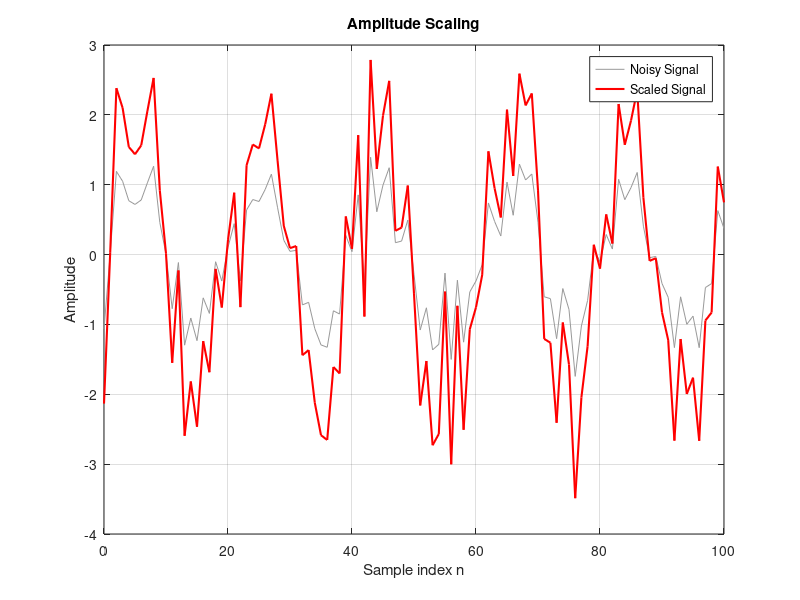
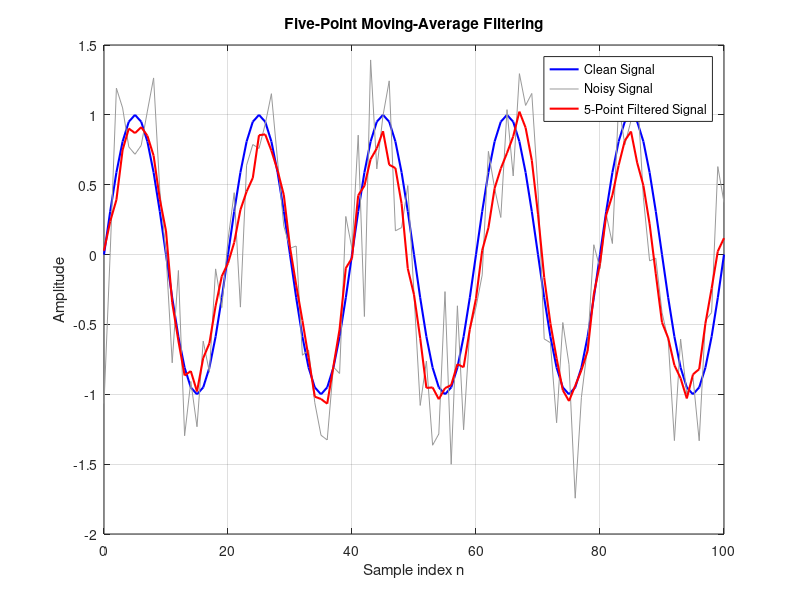
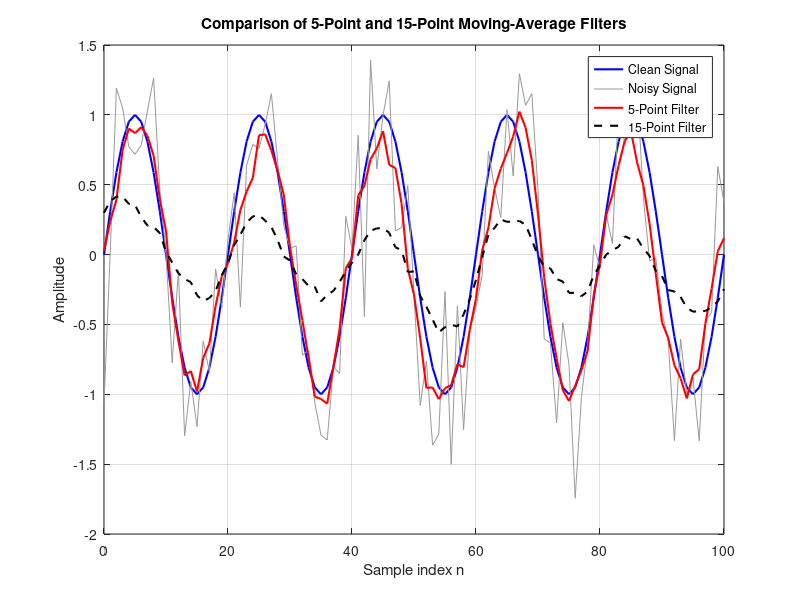
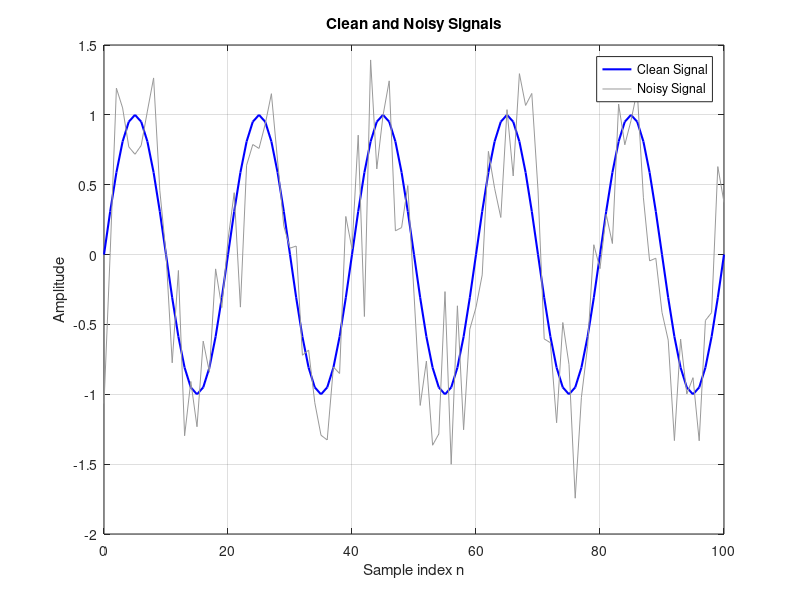

The MATLAB script that drew these images, in order:
clear;
close all;
clc;

% Use the same random noise each time
rng(1);

%% Create a clean discrete-time signal

n = 0:100;
clean = sin(0.1*pi*n);

%% Add noise

noise = 0.4*randn(size(n));
measured = clean + noise;

%% Display the clean and noisy signals

figure;

plot(n,clean,'b','LineWidth',1.5);
hold on;
plot(n,measured,'Color',[0.6 0.6 0.6]);

grid on;
xlabel('Sample index n');
ylabel('Amplitude');
title('Clean and Noisy Signals');
legend('Clean Signal','Noisy Signal');%% Task 1: Amplitude Scaling

scaled = 2 * measured;

figure;

plot(n,measured,'Color',[0.6 0.6 0.6]);
hold on;
plot(n,scaled,'r','LineWidth',1.5);

grid on;
xlabel('Sample index n');
ylabel('Amplitude');
title('Amplitude Scaling');
legend('Noisy Signal','Scaled Signal');

saveas(gcf,'signal_operations.png');
%% Task 2: Signal Delay

delay = 5;

delayed = [zeros(1,delay), measured];

n_measured = 0:length(measured)-1;
n_delayed = 0:length(delayed)-1;

figure;

plot(n_measured,measured,'Color',[0.6 0.6 0.6]);
hold on;
plot(n_delayed,delayed,'r','LineWidth',1.5);

grid on;
xlabel('Sample index n');
ylabel('Amplitude');
title('Signal Delay by 5 Samples');
legend('Original Noisy Signal','Delayed Signal');
%% Task 3: Five-Point Moving-Average Filter

h5 = ones(1,5)/5;

filtered5 = conv(measured,h5,'same');

figure;

plot(n,clean,'b','LineWidth',1.5);
hold on;
plot(n,measured,'Color',[0.6 0.6 0.6]);
plot(n,filtered5,'r','LineWidth',1.5);

grid on;
xlabel('Sample index n');
ylabel('Amplitude');
title('Five-Point Moving-Average Filtering');
legend('Clean Signal','Noisy Signal','5-Point Filtered Signal');

saveas(gcf,'noise_filtering.png');
%% Task 4: Compare 5-Point and 15-Point Filters

h15 = ones(1,15)/15;

filtered15 = conv(measured,h15,'same');

figure;

plot(n,clean,'b','LineWidth',1.5);
hold on;
plot(n,measured,'Color',[0.6 0.6 0.6]);
plot(n,filtered5,'r','LineWidth',1.5);
plot(n,filtered15,'k--','LineWidth',1.5);

grid on;
xlabel('Sample index n');
ylabel('Amplitude');
title('Comparison of 5-Point and 15-Point Moving-Average Filters');
legend('Clean Signal','Noisy Signal','5-Point Filter','15-Point Filter');

saveas(gcf,'filter_comparison.png');
